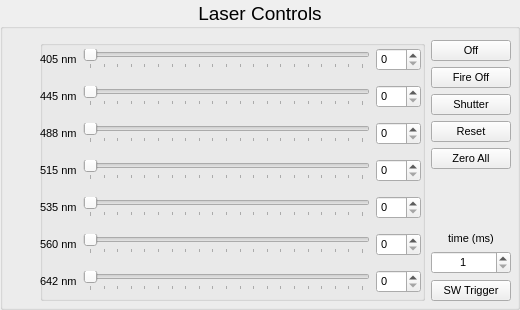
           <widget class="QGroupBox" name="laserPropertiesGroup">
            <property name="font">
             <font>
              <pointsize>14</pointsize>
             </font>
            </property>
            <property name="mouseTracking">
             <bool>true</bool>
            </property>
            <property name="layoutDirection">
             <enum>Qt::LeftToRight</enum>
            </property>
            <property name="autoFillBackground">
             <bool>true</bool>
            </property>
            <property name="title">
             <string>Laser Controls</string>
            </property>
            <property name="alignment">
             <set>Qt::AlignCenter</set>
            </property>
            <property name="flat">
             <bool>true</bool>
            </property>
            <property name="checkable">
             <bool>false</bool>
            </property>
            <widget class="QWidget" name="layoutWidget">
             <property name="geometry">
              <rect>
               <x>40</x>
               <y>40</y>
               <width>471</width>
               <height>261</height>
              </rect>
             </property>
             <layout class="QHBoxLayout" name="horizontalLayout_4" stretch="9,0">
              <property name="sizeConstraint">
               <enum>QLayout::SetNoConstraint</enum>
              </property>
              <item>
               <widget class="QGroupBox" name="laserPowerGroup">
                <property name="title">
                 <string/>
                </property>
                <property name="flat">
                 <bool>true</bool>
                </property>
                <widget class="QWidget" name="layoutWidget">
                 <property name="geometry">
                  <rect>
                   <x>0</x>
                   <y>0</y>
                   <width>381</width>
                   <height>261</height>
                  </rect>
                 </property>
                 <layout class="QGridLayout" name="gridLayout_2">
                  <property name="sizeConstraint">
                   <enum>QLayout::SetNoConstraint</enum>
                  </property>
                  <item row="1" column="1">
                   <widget class="QSlider" name="laser1trackbar">
                    <property name="font">
                     <font>
                      <pointsize>8</pointsize>
                     </font>
                    </property>
                    <property name="maximum">
                     <number>100</number>
                    </property>
                    <property name="orientation">
                     <enum>Qt::Horizontal</enum>
                    </property>
                    <property name="tickPosition">
                     <enum>QSlider::TicksBelow</enum>
                    </property>
                    <property name="tickInterval">
                     <number>5</number>
                    </property>
                   </widget>
                  </item>
                  <item row="4" column="2">
                   <widget class="QSpinBox" name="laser4spinbox">
                    <property name="font">
                     <font>
                      <pointsize>8</pointsize>
                     </font>
                    </property>
                    <property name="maximum">
                     <number>100</number>
                    </property>
                   </widget>
                  </item>
                  <item row="0" column="1">
                   <widget class="QSlider" name="laser0trackbar">
                    <property name="font">
                     <font>
                      <pointsize>8</pointsize>
                     </font>
                    </property>
                    <property name="maximum">
                     <number>100</number>
                    </property>
                    <property name="orientation">
                     <enum>Qt::Horizontal</enum>
                    </property>
                    <property name="tickPosition">
                     <enum>QSlider::TicksBelow</enum>
                    </property>
                    <property name="tickInterval">
                     <number>5</number>
                    </property>
                   </widget>
                  </item>
                  <item row="4" column="0">
                   <widget class="QLabel" name="laser4label">
                    <property name="font">
                     <font>
                      <pointsize>8</pointsize>
                     </font>
                    </property>
                    <property name="frameShape">
                     <enum>QFrame::NoFrame</enum>
                    </property>
                    <property name="frameShadow">
                     <enum>QFrame::Raised</enum>
                    </property>
                    <property name="text">
                     <string>535 nm</string>
                    </property>
                    <property name="alignment">
                     <set>Qt::AlignLeading|Qt::AlignLeft|Qt::AlignVCenter</set>
                    </property>
                   </widget>
                  </item>
                  <item row="3" column="0">
                   <widget class="QLabel" name="laser3label">
                    <property name="font">
                     <font>
                      <pointsize>8</pointsize>
                     </font>
                    </property>
                    <property name="frameShape">
                     <enum>QFrame::NoFrame</enum>
                    </property>
                    <property name="frameShadow">
                     <enum>QFrame::Raised</enum>
                    </property>
                    <property name="text">
                     <string>515 nm</string>
                    </property>
                    <property name="alignment">
                     <set>Qt::AlignLeading|Qt::AlignLeft|Qt::AlignVCenter</set>
                    </property>
                   </widget>
                  </item>
                  <item row="0" column="0">
                   <widget class="QLabel" name="laser0label">
                    <property name="font">
                     <font>
                      <pointsize>8</pointsize>
                     </font>
                    </property>
                    <property name="frameShape">
                     <enum>QFrame::NoFrame</enum>
                    </property>
                    <property name="frameShadow">
                     <enum>QFrame::Raised</enum>
                    </property>
                    <property name="text">
                     <string>405 nm</string>
                    </property>
                    <property name="alignment">
                     <set>Qt::AlignLeading|Qt::AlignLeft|Qt::AlignVCenter</set>
                    </property>
                   </widget>
                  </item>
                  <item row="1" column="2">
                   <widget class="QSpinBox" name="laser1spinbox">
                    <property name="font">
                     <font>
                      <pointsize>8</pointsize>
                     </font>
                    </property>
                    <property name="maximum">
                     <number>100</number>
                    </property>
                   </widget>
                  </item>
                  <item row="2" column="1">
                   <widget class="QSlider" name="laser2trackbar">
                    <property name="font">
                     <font>
                      <pointsize>8</pointsize>
                     </font>
                    </property>
                    <property name="maximum">
                     <number>100</number>
                    </property>
                    <property name="orientation">
                     <enum>Qt::Horizontal</enum>
                    </property>
                    <property name="tickPosition">
                     <enum>QSlider::TicksBelow</enum>
                    </property>
                    <property name="tickInterval">
                     <number>5</number>
                    </property>
                   </widget>
                  </item>
                  <item row="1" column="0">
                   <widget class="QLabel" name="laser1label">
                    <property name="font">
                     <font>
                      <pointsize>8</pointsize>
                     </font>
                    </property>
                    <property name="frameShape">
                     <enum>QFrame::NoFrame</enum>
                    </property>
                    <property name="frameShadow">
                     <enum>QFrame::Raised</enum>
                    </property>
                    <property name="text">
                     <string>445 nm</string>
                    </property>
                    <property name="alignment">
                     <set>Qt::AlignLeading|Qt::AlignLeft|Qt::AlignVCenter</set>
                    </property>
                   </widget>
                  </item>
                  <item row="2" column="2">
                   <widget class="QSpinBox" name="laser2spinbox">
                    <property name="font">
                     <font>
                      <pointsize>8</pointsize>
                     </font>
                    </property>
                    <property name="maximum">
                     <number>100</number>
                    </property>
                   </widget>
                  </item>
                  <item row="3" column="2">
                   <widget class="QSpinBox" name="laser3spinbox">
                    <property name="font">
                     <font>
                      <pointsize>8</pointsize>
                     </font>
                    </property>
                    <property name="maximum">
                     <number>100</number>
                    </property>
                   </widget>
                  </item>
                  <item row="4" column="1">
                   <widget class="QSlider" name="laser4trackbar">
                    <property name="font">
                     <font>
                      <pointsize>8</pointsize>
                     </font>
                    </property>
                    <property name="maximum">
                     <number>100</number>
                    </property>
                    <property name="orientation">
                     <enum>Qt::Horizontal</enum>
                    </property>
                    <property name="tickPosition">
                     <enum>QSlider::TicksBelow</enum>
                    </property>
                    <property name="tickInterval">
                     <number>5</number>
                    </property>
                   </widget>
                  </item>
                  <item row="5" column="0">
                   <widget class="QLabel" name="laser5label">
                    <property name="font">
                     <font>
                      <pointsize>8</pointsize>
                     </font>
                    </property>
                    <property name="frameShape">
                     <enum>QFrame::NoFrame</enum>
                    </property>
                    <property name="frameShadow">
                     <enum>QFrame::Raised</enum>
                    </property>
                    <property name="text">
                     <string>560 nm</string>
                    </property>
                    <property name="alignment">
                     <set>Qt::AlignLeading|Qt::AlignLeft|Qt::AlignVCenter</set>
                    </property>
                   </widget>
                  </item>
                  <item row="5" column="1">
                   <widget class="QSlider" name="laser5trackbar">
                    <property name="font">
                     <font>
                      <pointsize>8</pointsize>
                     </font>
                    </property>
                    <property name="maximum">
                     <number>100</number>
                    </property>
                    <property name="orientation">
                     <enum>Qt::Horizontal</enum>
                    </property>
                    <property name="tickPosition">
                     <enum>QSlider::TicksBelow</enum>
                    </property>
                    <property name="tickInterval">
                     <number>5</number>
                    </property>
                   </widget>
                  </item>
                  <item row="3" column="1">
                   <widget class="QSlider" name="laser3trackbar">
                    <property name="font">
                     <font>
                      <pointsize>8</pointsize>
                     </font>
                    </property>
                    <property name="maximum">
                     <number>100</number>
                    </property>
                    <property name="orientation">
                     <enum>Qt::Horizontal</enum>
                    </property>
                    <property name="tickPosition">
                     <enum>QSlider::TicksBelow</enum>
                    </property>
                    <property name="tickInterval">
                     <number>5</number>
                    </property>
                   </widget>
                  </item>
                  <item row="0" column="2">
                   <widget class="QSpinBox" name="laser0spinbox">
                    <property name="font">
                     <font>
                      <pointsize>8</pointsize>
                     </font>
                    </property>
                    <property name="maximum">
                     <number>100</number>
                    </property>
                   </widget>
                  </item>
                  <item row="5" column="2">
                   <widget class="QSpinBox" name="laser5spinbox">
                    <property name="font">
                     <font>
                      <pointsize>8</pointsize>
                     </font>
                    </property>
                    <property name="maximum">
                     <number>100</number>
                    </property>
                   </widget>
                  </item>
                  <item row="6" column="0">
                   <widget class="QLabel" name="laser6label">
                    <property name="font">
                     <font>
                      <pointsize>8</pointsize>
                     </font>
                    </property>
                    <property name="frameShape">
                     <enum>QFrame::NoFrame</enum>
                    </property>
                    <property name="frameShadow">
                     <enum>QFrame::Raised</enum>
                    </property>
                    <property name="text">
                     <string>642 nm</string>
                    </property>
                    <property name="alignment">
                     <set>Qt::AlignLeading|Qt::AlignLeft|Qt::AlignVCenter</set>
                    </property>
                   </widget>
                  </item>
                  <item row="6" column="1">
                   <widget class="QSlider" name="laser6trackbar">
                    <property name="font">
                     <font>
                      <pointsize>8</pointsize>
                     </font>
                    </property>
                    <property name="maximum">
                     <number>100</number>
                    </property>
                    <property name="orientation">
                     <enum>Qt::Horizontal</enum>
                    </property>
                    <property name="tickPosition">
                     <enum>QSlider::TicksBelow</enum>
                    </property>
                    <property name="tickInterval">
                     <number>5</number>
                    </property>
                   </widget>
                  </item>
                  <item row="6" column="2">
                   <widget class="QSpinBox" name="laser6spinbox">
                    <property name="font">
                     <font>
                      <pointsize>8</pointsize>
                     </font>
                    </property>
                    <property name="maximum">
                     <number>100</number>
                    </property>
                   </widget>
                  </item>
                  <item row="2" column="0">
                   <widget class="QLabel" name="laser2label">
                    <property name="font">
                     <font>
                      <pointsize>8</pointsize>
                     </font>
                    </property>
                    <property name="frameShape">
                     <enum>QFrame::NoFrame</enum>
                    </property>
                    <property name="frameShadow">
                     <enum>QFrame::Raised</enum>
                    </property>
                    <property name="text">
                     <string>488 nm</string>
                    </property>
                    <property name="alignment">
                     <set>Qt::AlignLeading|Qt::AlignLeft|Qt::AlignVCenter</set>
                    </property>
                   </widget>
                  </item>
                 </layout>
                </widget>
               </widget>
              </item>
              <item>
               <layout class="QVBoxLayout" name="verticalLayout_10">
                <property name="sizeConstraint">
                 <enum>QLayout::SetNoConstraint</enum>
                </property>
                <item>
                 <widget class="QPushButton" name="laserOnOffButton">
                  <property name="sizePolicy">
                   <sizepolicy hsizetype="Preferred" vsizetype="Preferred">
                    <horstretch>0</horstretch>
                    <verstretch>0</verstretch>
                   </sizepolicy>
                  </property>
                  <property name="font">
                   <font>
                    <pointsize>8</pointsize>
                   </font>
                  </property>
                  <property name="mouseTracking">
                   <bool>true</bool>
                  </property>
                  <property name="toolTip">
                   <string>Toggles the lasers on/off</string>
                  </property>
                  <property name="text">
                   <string>Off</string>
                  </property>
                  <property name="checkable">
                   <bool>true</bool>
                  </property>
                 </widget>
                </item>
                <item>
                 <widget class="QPushButton" name="fireOnOffButton">
                  <property name="sizePolicy">
                   <sizepolicy hsizetype="Preferred" vsizetype="Preferred">
                    <horstretch>0</horstretch>
                    <verstretch>0</verstretch>
                   </sizepolicy>
                  </property>
                  <property name="font">
                   <font>
                    <pointsize>8</pointsize>
                   </font>
                  </property>
                  <property name="mouseTracking">
                   <bool>true</bool>
                  </property>
                  <property name="toolTip">
                   <string>Sets the lasers to exposure triggered</string>
                  </property>
                  <property name="text">
                   <string>Fire Off</string>
                  </property>
                  <property name="checkable">
                   <bool>true</bool>
                  </property>
                 </widget>
                </item>
                <item>
                 <widget class="QPushButton" name="shutterOnOffButton">
                  <property name="sizePolicy">
                   <sizepolicy hsizetype="Preferred" vsizetype="Preferred">
                    <horstretch>0</horstretch>
                    <verstretch>0</verstretch>
                   </sizepolicy>
                  </property>
                  <property name="font">
                   <font>
                    <pointsize>8</pointsize>
                   </font>
                  </property>
                  <property name="mouseTracking">
                   <bool>true</bool>
                  </property>
                  <property name="toolTip">
                   <string>Toggles the shutter open/closed</string>
                  </property>
                  <property name="text">
                   <string>Shutter</string>
                  </property>
                  <property name="checkable">
                   <bool>true</bool>
                  </property>
                 </widget>
                </item>
                <item>
                 <widget class="QPushButton" name="useCurrentLasersButton">
                  <property name="sizePolicy">
                   <sizepolicy hsizetype="Preferred" vsizetype="Preferred">
                    <horstretch>0</horstretch>
                    <verstretch>0</verstretch>
                   </sizepolicy>
                  </property>
                  <property name="font">
                   <font>
                    <pointsize>8</pointsize>
                   </font>
                  </property>
                  <property name="toolTip">
                   <string>Resets the lasers to the last stored values before loading a profile</string>
                  </property>
                  <property name="text">
                   <string>Reset</string>
                  </property>
                 </widget>
                </item>
                <item>
                 <widget class="QPushButton" name="zeroLasersButton">
                  <property name="sizePolicy">
                   <sizepolicy hsizetype="Preferred" vsizetype="Preferred">
                    <horstretch>0</horstretch>
                    <verstretch>0</verstretch>
                   </sizepolicy>
                  </property>
                  <property name="font">
                   <font>
                    <pointsize>8</pointsize>
                   </font>
                  </property>
                  <property name="text">
                   <string>Zero All</string>
                  </property>
                 </widget>
                </item>
                <item>
                 <spacer name="verticalSpacer_6">
                  <property name="orientation">
                   <enum>Qt::Vertical</enum>
                  </property>
                  <property name="sizeHint" stdset="0">
                   <size>
                    <width>20</width>
                    <height>40</height>
                   </size>
                  </property>
                 </spacer>
                </item>
                <item>
                 <widget class="QLabel" name="triggerLengthLabel">
                  <property name="font">
                   <font>
                    <pointsize>8</pointsize>
                   </font>
                  </property>
                  <property name="text">
                   <string>time (ms)</string>
                  </property>
                  <property name="alignment">
                   <set>Qt::AlignCenter</set>
                  </property>
                 </widget>
                </item>
                <item>
                 <widget class="QSpinBox" name="triggerLengthSpinBox">
                  <property name="font">
                   <font>
                    <pointsize>8</pointsize>
                   </font>
                  </property>
                  <property name="mouseTracking">
                   <bool>true</bool>
                  </property>
                  <property name="toolTip">
                   <string>Software trigger duration in ms</string>
                  </property>
                  <property name="alignment">
                   <set>Qt::AlignCenter</set>
                  </property>
                  <property name="minimum">
                   <number>1</number>
                  </property>
                  <property name="maximum">
                   <number>32</number>
                  </property>
                 </widget>
                </item>
                <item>
                 <widget class="QPushButton" name="swTriggerButton">
                  <property name="font">
                   <font>
                    <pointsize>8</pointsize>
                   </font>
                  </property>
                  <property name="mouseTracking">
                   <bool>true</bool>
                  </property>
                  <property name="toolTip">
                   <string>Send the software trigger to simulate a camera exposure</string>
                  </property>
                  <property name="text">
                   <string>SW Trigger</string>
                  </property>
                 </widget>
                </item>
               </layout>
              </item>
             </layout>
            </widget>
           </widget>
